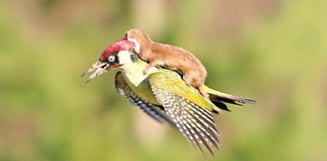
#> input picture resources/Nevastuica-zboara-pe-ciocanitoare.jpg, 327 x 161 px, given in place of open-cv-logo.png, which was not available
$ python lab1_solution1.py
#> lines starting #> are read from the running program, lines starting #| are printed output that depends on the picture; pictures that were not available may be replaced by others from this repository, and a replacement may not be noted
"""
1. Write an application that loads two images:

    a.       Scene image
    b.      Logo image

And superposes the logo image over the scene and allows to see through the zones in the logo that do not contain
    details/information. Hint: use the opencv_logo.png as logo
"""

import cv2 as cv
import sys

raw_logo_image = cv.imread(cv.samples.findFile("..\\resources\\open-cv-logo.png"))
#> raw_logo_image is the input picture: shape (161, 327, 3); mean B, G, R 100.5, 168.2, 177.1
raw_main_image = cv.imread(cv.samples.findFile("..\\resources\\Nevastuica-zboara-pe-ciocanitoare.jpg"))

# cv.imshow("Main image", raw_main_image)
# k = cv.waitKey(0)

# resize the logo image:
logo_image_resized = cv.resize(raw_logo_image, dsize=(60, 60), interpolation = cv.INTER_AREA)
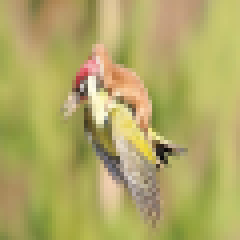
#> logo_image_resized: shape (60, 60, 3) (shown 4 times larger); mean B, G, R 100.5, 168.2, 177.1

# get the grayscale version of the logo image:
grayscale_logo_image = cv.cvtColor(logo_image_resized, cv.COLOR_BGR2GRAY)
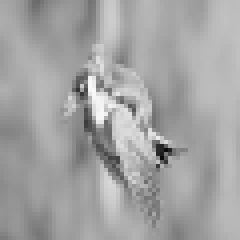
#> grayscale_logo_image: shape (60, 60) (shown 4 times larger); min 10, max 249, mean 163.2

# apply the thresholding:
ret, binary_logo_image = cv.threshold(grayscale_logo_image, 0, 255,  cv.THRESH_BINARY)
#> binary_logo_image: shape (60, 60); every value is 255

roi = raw_main_image[0:binary_logo_image.shape[0], raw_main_image.shape[1]-
                                                   binary_logo_image.shape[0]:raw_main_image.shape[1]]
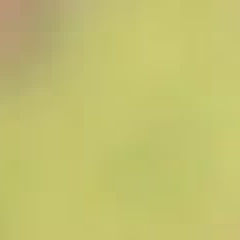
#> roi: shape (60, 60, 3) (shown 4 times larger); mean B, G, R 110.8, 192.8, 194.5
cv.add(logo_image_resized, roi, roi, binary_logo_image)

cv.imshow("Grayscale Image", raw_main_image)
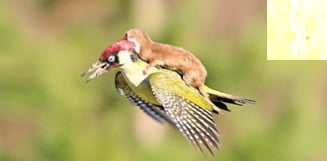
#> window 'Grayscale Image': shape (161, 327, 3); mean B, G, R 107.3, 172.5, 181.3
k = cv.waitKey(0)
#> (key Esc is pressed here)
